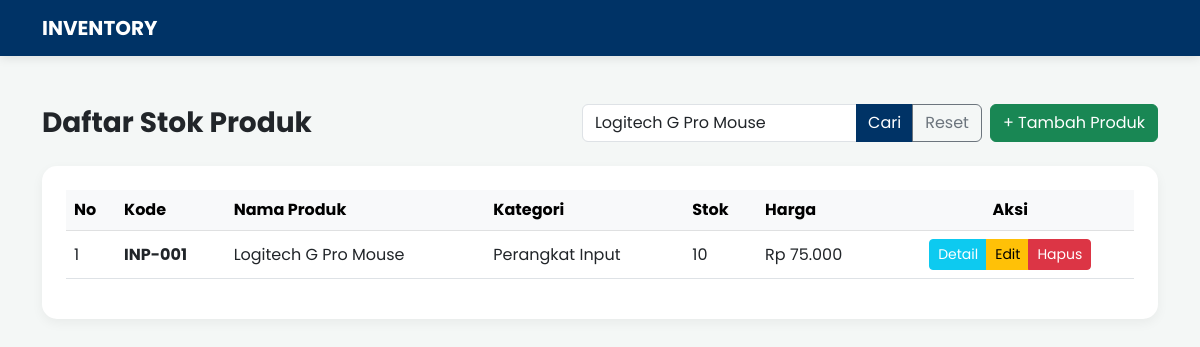
/dashboard.php?cari=Logitech G Pro Mouse, run on the app's committed database.
### tables this page shows
CREATE TABLE `produk` (
  `id_produk` int(11) NOT NULL,
  `kode_produk` varchar(20) DEFAULT NULL,
  `nama_produk` varchar(100) NOT NULL,
  `kategori` enum('Smartphone','Laptop','Aksesoris','Komponen PC','Perangkat Input','Lainnya') DEFAULT NULL,
  `harga_jual` int(11) NOT NULL,
  `stok` int(11) DEFAULT 0,
  `create_at` timestamp NOT NULL DEFAULT current_timestamp()
);

### dashboard.php (the view, shortened to what this page needs)
<?php
include 'connection.php';
if (isset($_GET['cari']) && !empty($_GET['cari'])) {
    $cari = $_GET['cari'];
    $sql = "SELECT * FROM produk WHERE
            nama_produk LIKE ? OR
            kode_produk LIKE ? OR
            kategori LIKE ?
            ORDER BY id_produk DESC";
    $stmt = $conn->prepare($sql);
    $keyword = "%$cari%";
    $stmt->execute([$keyword, $keyword, $keyword]);
} else {
    $sql = "SELECT * FROM produk ORDER BY id_produk DESC";
    $stmt = $conn->query($sql);
}
?>
<!DOCTYPE html>
<html lang="id">
<head>
    <link href="https://cdn.jsdelivr.net/npm/bootstrap@5.3.0/dist/css/bootstrap.min.css" rel="stylesheet">
</head>
<body>
<nav class="navbar navbar-dark mb-5">
    <div class="container">
        <a class="navbar-brand fw-bold" href="index.php">INVENTORY</a>
    </div>
</nav>
<div class="container">
    <div class="row mb-4 align-items-center">
        <div class="col-md-5">
            <h3 class="fw-bold m-0 text-dark">Daftar Stok Produk</h3>
        </div>
        <div class="col-md-7">
            <form action="" method="GET" class="d-flex justify-content-end gap-2">
                <div class="input-group search-container">
                    <input type="text" name="cari" class="form-control"
                           placeholder="Cari nama atau kode..."
                           value="<?php echo isset($_GET['cari']) ? $_GET['cari'] : ''; ?>">
                    <button class="btn btn-primary" type="submit">Cari</button>
                    <?php if(isset($_GET['cari'])): ?>
                        <a href="dashboard.php" class="btn btn-outline-secondary">Reset</a>
                    <?php endif; ?>
                </div>
                <a href="create.php" class="btn btn-success text-nowrap">+  Tambah Produk</a>
            </form>
        </div>
    </div>
    <div class="card p-4">
        <div class="table-responsive">
            <table class="table table-hover align-middle">
                <thead class="table-light">
                    <tr>
                        <th width="50">No</th>
                        <th>Kode</th>
                        <th>Nama Produk</th>
                        <th>Kategori</th>
                        <th>Stok</th>
                        <th>Harga</th>
                        <th class="text-center">Aksi</th>
                    </tr>
                </thead>
                <tbody>
                <?php
                $no = 1;
                if ($stmt->rowCount() > 0) {
                    while($row = $stmt->fetch(PDO::FETCH_ASSOC)) {
                        echo "<tr>
                                <td>" . $no++ . "</td>
                                <td><span class='fw-bold'>" . $row['kode_produk'] . "</span></td>
                                <td>" . $row['nama_produk'] . "</td>
                                <td>" . $row['kategori'] . "</td>
                                <td>" . $row['stok'] . "</td>
                                <td>Rp " . number_format($row['harga_jual'], 0, ',', '.') . "</td>
                                <td class='text-center'>
                                    <div class='btn-group'>
                                        <a href='read.php?id=" . $row['id_produk'] . "' class='btn btn-sm btn-info text-white'>Detail</a>
                                        <a href='edit.php?id=" . $row['id_produk'] . "' class='btn btn-sm btn-warning'>Edit</a>
                                        <a href='delete.php?id=" . $row['id_produk'] . "' class='btn btn-sm btn-danger' onclick='return confirm(\"Yakin ingin menghapus produk ini?\")'>Hapus</a>
                                    </div>
                                </td>
                                </tr>";
                    }
                } else {
                    echo "<tr><td colspan='7' class='text-center py-4 text-muted'>Data tidak ditemukan atau belum ada.</td></tr>";
                }
                ?>
                </tbody>
            </table>
        </div>
    </div>
</div>
</body>
</html>

### dashboard.php (style rules this page uses)
body { background-color: #f4f7f6; font-family: 'Poppins', sans-serif; }
.navbar { background-color: #003366; box-shadow: 0 2px 10px rgba(0,0,0,0.1); }
.card { border: none; border-radius: 15px; box-shadow: 0 4px 12px rgba(0,0,0,0.05); }
.table thead { background-color: #f8f9fa; }
.btn-primary { background-color: #003366; border: none; }
.search-container { max-width: 400px; }

### data on the page
produk: kode_produk "INP-001", nama_produk "Logitech G Pro Mouse", kategori "Perangkat Input", stok "10", harga_jual "75.000"
